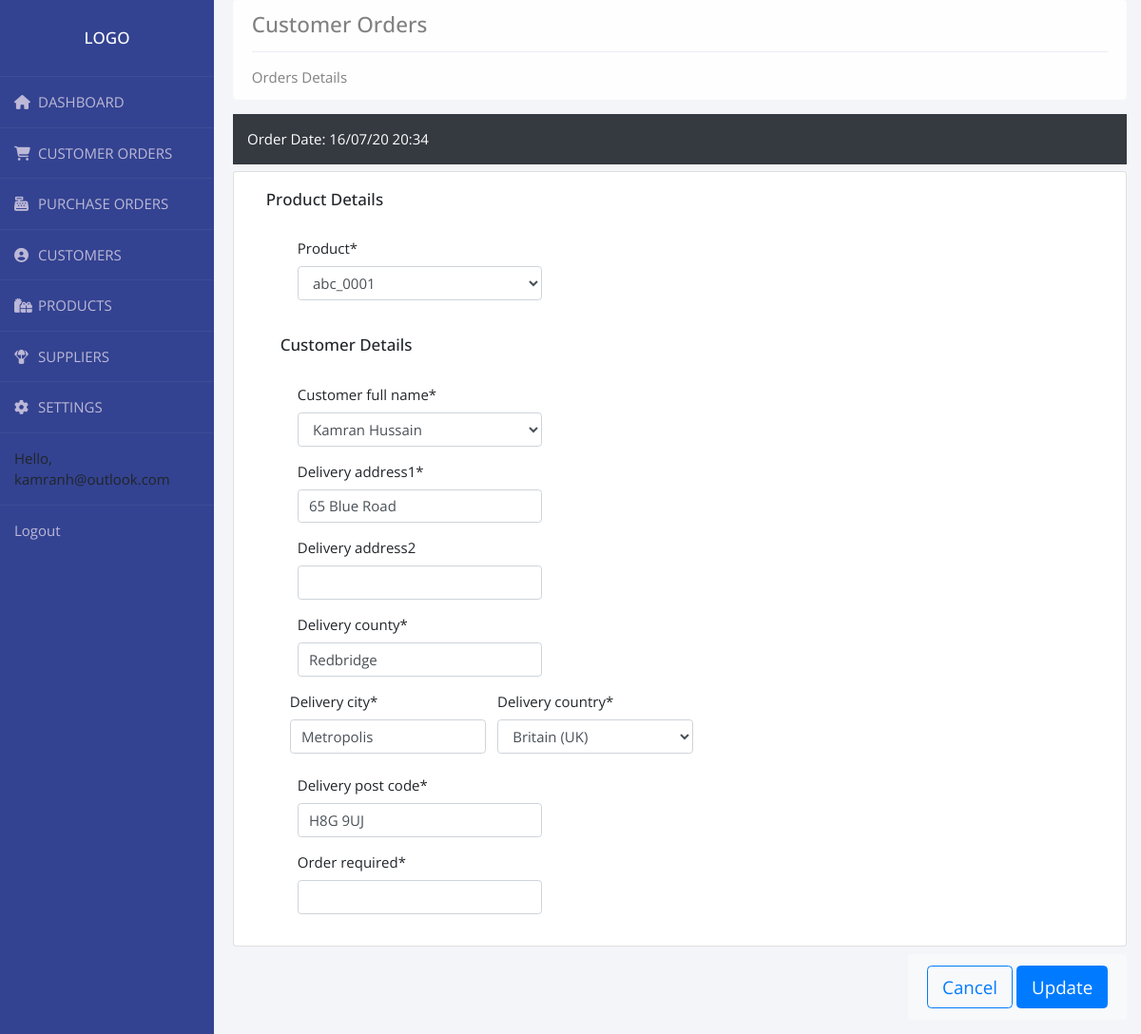
The app's page /edit_order/1/ (signed in), older data.
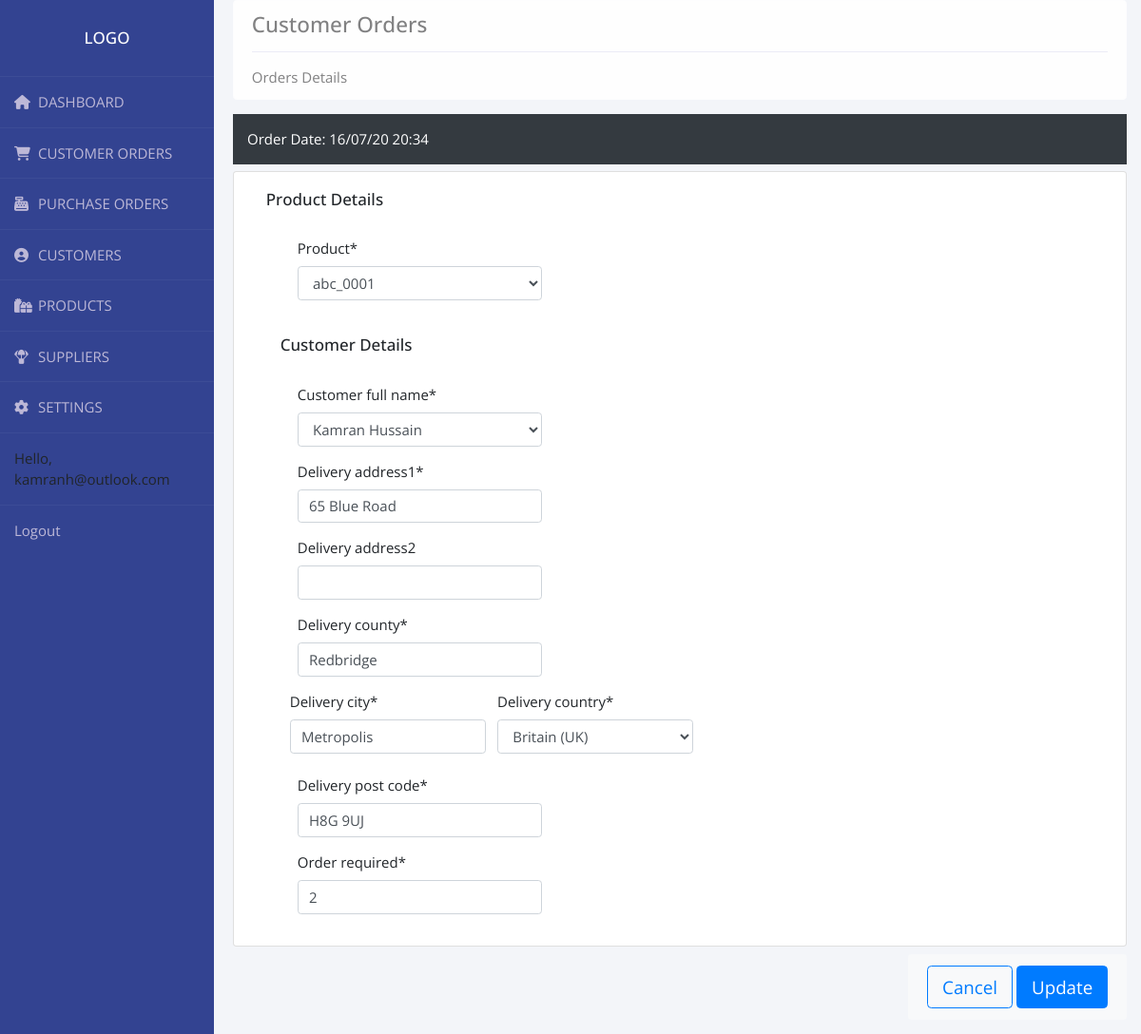
The same page, newer data.
### accounts/models.py (models this page shows, shortened)
class Order(models.Model):
    STATUS = (
        ('Pending', 'Pending'),
        ('Out for delivery', 'Out for delivery'),
        ('Delivered', 'Delivered'),
    )
    customer_full_name = models.ForeignKey(
        Customer, null=True, on_delete=models.SET_NULL)
    product_name = models.ForeignKey(
        Product, related_name='%(class)s_name', on_delete=models.SET_NULL, null=True)
    product = models.ForeignKey(
        Product,  on_delete=models.SET_NULL, null=True)
    customer_phone = models.ForeignKey(
        Customer, related_name='%(class)sphone', on_delete=models.SET_NULL, null=True)
    user_email = models.ForeignKey(
        Customer, related_name='email', on_delete=models.SET_NULL, null=True)
    date_created = models.DateTimeField(auto_now_add=True, null=True)
    status = models.CharField(max_length=200, null=True, choices=STATUS)
    note = models.CharField(max_length=1000, null=True)
    delivery_address1 = models.CharField(max_length=1000, null=True)
    delivery_address2 = models.CharField(
        max_length=1000, null=True, blank=True, default='')
    delivery_city = models.CharField(max_length=1000, null=True)
    delivery_county = models.CharField(max_length=1000, null=True)
    delivery_post_code = models.CharField(max_length=1000, null=True)
    delivery_country = CountryField()
    order_required = models.IntegerField(null=True)
    class Meta:
        get_latest_by = 'date_created'

### accounts/views.py (the view)
# urls.py: path('edit_order/<str:pk>/', views.editOrder, name="edit_order"),
@login_required
def editOrder(request, pk=None):
    order = get_object_or_404(Order, id=pk)
    try:
        order_date = list(Order.objects.all().values_list(
            'date_created').filter(id=pk))[0][0]
    except Order.DoesNotExist:
        order_date = None
    form = CreateOrderForm(instance=order)
    if request.method == "POST":
        form = CreateOrderForm(request.POST, instance=order)
        if form.is_valid():
            form.save()
            return redirect('customer_order_list')
    return render(request, 'accounts/edit_order.html', {'form': form, 'order_date': order_date})

### accounts/forms.py
class CreateOrderForm(forms.ModelForm):
    class Meta:
        model = Order
        fields = ['product', 'customer_full_name', 'delivery_address1', 'delivery_address2',
                  'delivery_county', 'delivery_city', 'delivery_country', 'delivery_post_code', 'order_required']

### accounts/models.py (called while the page is built)
    def __str__(self):
        return self.email

    @property
    def is_active(self):
        return self.active

    def __str__(self):
        return '{} {} {}'.format(self.first_name, self.middle_name,self.last_name)

    def __str__(self):
        return self.product_sku

### accounts/templates/accounts/edit_order.html (shortened to what this page needs)
{%  extends 'accounts/main.html' %}
{% load static %}
{% load crispy_forms_tags %}
{% block content %}
<br>
<div class="container float-sm-left" style="margin-top:-3rem;margin-right:auto; padding-left: -5rem">
    <div class=" alert alert-light " role="alert">
        <h4 class="alert-heading">Customer Orders</h4>
        <hr>
        <p class="mb-0">Orders Details</p>
    </div>
</div>
<br>
<div class="container float-sm-left">
    <div class="p-3 mb-2 bg-dark text-white">
        <div class="row">
            <div class="col-sm">
                Order Date: {{order_date|date:"d/m/y"}} {{order_date|date:"H:i"}}
            </div>
        </div>
    </div>
</div>
<div class="container float-sm-left">
    <div class="row">
        <div class="col-md-12">
            <div class="card card-body">
                <div class='container' style="left:auto;">
                    <h2>Product Details</h2>
                </div>
                <br>
                <form class="form-horizontal" method="post">
                    <div class="form-group col-md-4 mb-3" style="padding-left: 1.2rem;">
                        {{form.product|as_crispy_field }}
                    </div>
                    <br>
                    <div class="row">
                        <div class='container' style="left:auto;">
                            <h2>Customer Details</h2>
                        </div>
                    </div>
                    <br>
                    <div class="form-group col-md-4 mb-3" style="padding-left: 1.2rem;">
                        {{form.customer_full_name|as_crispy_field }}
                    </div>
                    <div class="form-group col-md-4 mb-3" style="padding-left: 1.2rem;">
                        {{form.delivery_address1|as_crispy_field }}
                    </div>
                    <div class="form-group col-md-4 mb-3" style="padding-left: 1.2rem;">
                        {{form.delivery_address2|as_crispy_field }}
                    </div>
                    <div class="form-group col-md-4 mb-3" style="padding-left: 1.2rem;">
                        {{form.delivery_county|as_crispy_field }}
                    </div>
                    <div class="form-row" style="padding-left: 0.5rem;">
                        <div class="form-group col-lg-3 mb-2" style="padding-left: 0.5rem;">
                            {{ form.delivery_city|as_crispy_field }}
                        </div>
                        <div class="form-group col-lg-3 mb-2" style="padding-left: 0.5rem;">
                            {{ form.delivery_country|as_crispy_field }}
                        </div>
                    </div>
                    <div class="form-group col-md-4 mb-3" style="padding-left: 1.2rem;">
                        {{form.delivery_post_code|as_crispy_field }}
                    </div>
                    <div class="form-group col-md-4 mb-3" style="padding-left: 1.2rem;">
                        {{form.order_required|as_crispy_field }}
                    </div>
            </div>
        </div>
        <div class="container float-sm-left " style="margin-top: 0.5rem;margin-right:auto">
            <div class=" alert bg-light float-sm-right shawdow-sm " role="alert">
                <a class="btn btn-outline-primary btn-lg" href="{% url 'customer_order_list' %}">Cancel</a>
                <button type="submit" class="btn btn-primary btn-lg">Update</button>
            </div>
        </div>
        {% endblock %}

Row changes from the older to the newer data that the page shows:
changed Order "abc_0001": order_required (not shown) → "2"
